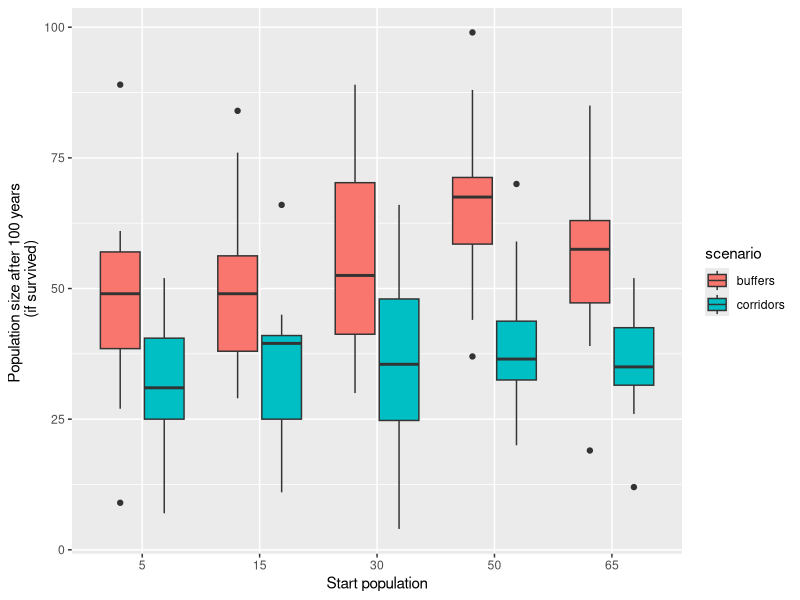
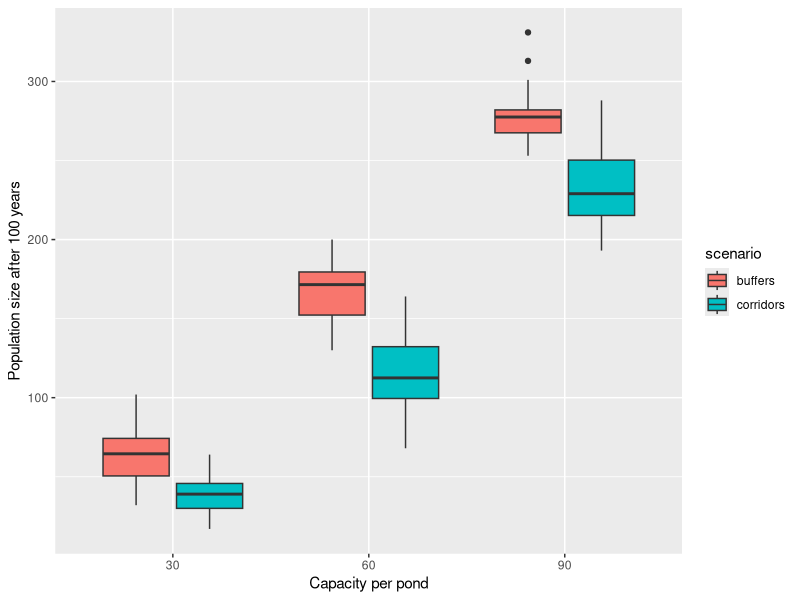
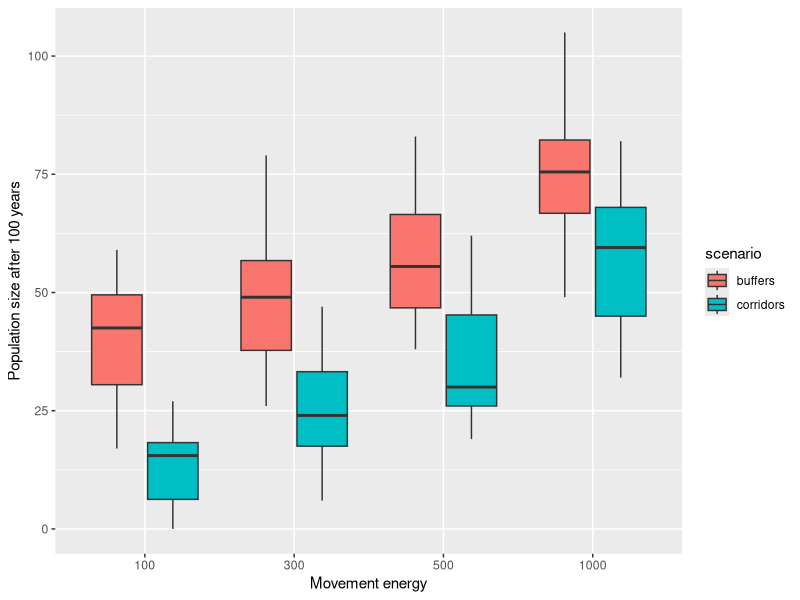
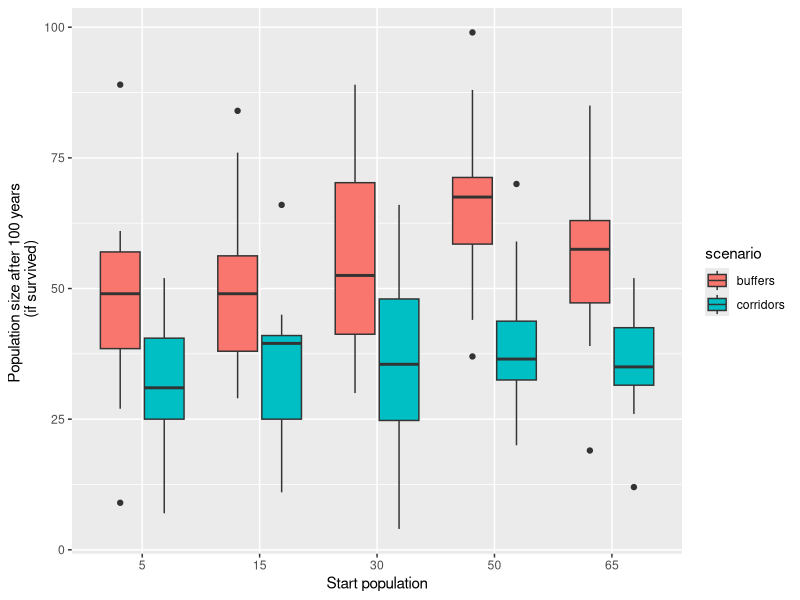
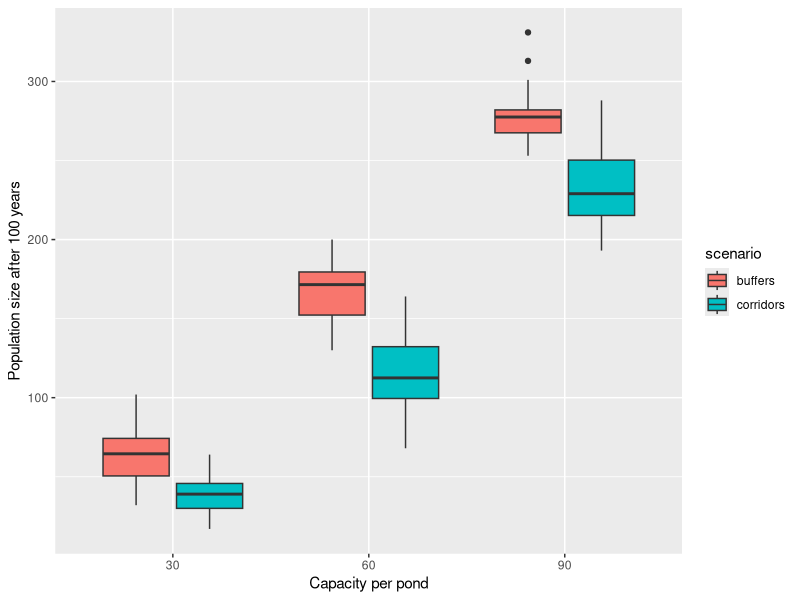
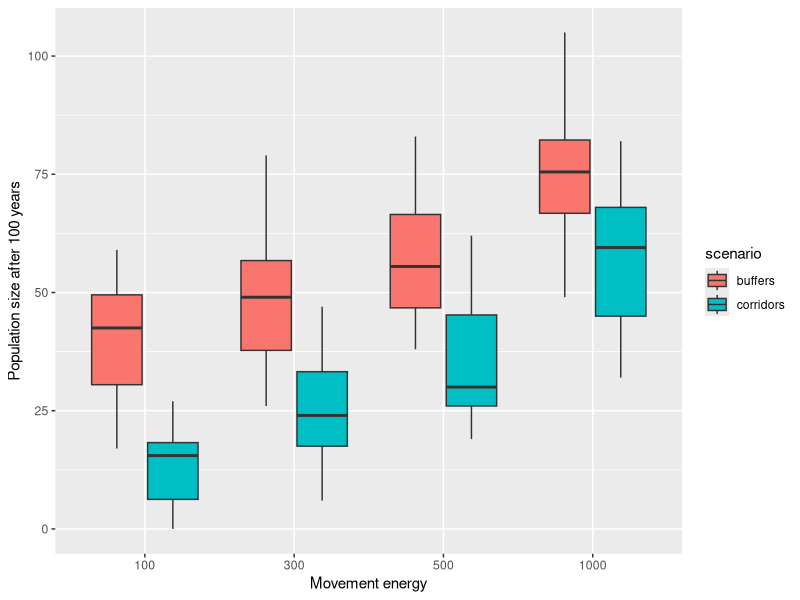

R code for these plots, in order:

setwd('~/Desktop/newt')

library(tidyverse)
init_pop <- read_csv('initial_population.csv', skip=6)

# maybe there are some runs which go extinct..
max_step <- 
  init_pop %>%
  rename(start_pop = `number-of-startind`,
         out_pop = `count turtles`,
         step = `[step]`,
         run_id = `[run number]`) %>% 
  group_by(start_pop, scenario, run_id) %>%
  summarise(max(step))


text_init_pop <- init_pop %>%
  rename(start_pop = `number-of-startind`,
         out_pop = `count turtles`,
         step = `[step]`,
         run_id = `[run number]`) %>% 
  group_by(start_pop, scenario) %>%
  filter(step == 100) %>%
  summarise(n = n())


init_pop %>%
  rename(start_pop = `number-of-startind`,
         out_pop = `count turtles`,
         step = `[step]`,
         run_id = `[run number]`) %>%
  mutate(start_pop = as.factor(start_pop),
         scenario = as.factor(scenario)) %>%
  filter(step == 100) %>%
  ggplot() +
  geom_boxplot(aes(x =start_pop, y=out_pop, fill=scenario))+
  #geom_jitter(aes(x =start_pop, y=out_pop, col=scenario), width = 0.1)+
  labs(x = 'Start population', y = 'Population size after 100 years \n (if survived)')
ggsave('init_pop.svg')


capacity <- read_csv('capacity.csv', skip=6)

capacity %>%
  rename( out_pop = `total-newts`) %>%
  mutate(capacity = as.factor(capacity),
         scenario = as.factor(scenario)) %>%
  ggplot() +
  geom_boxplot(aes(x =capacity, y=out_pop, fill=scenario))+
  #geom_jitter(aes(x =start_pop, y=out_pop, col=scenario), width = 0.1)+
  labs(x = 'Capacity per pond', y = 'Population size after 100 years')
ggsave('capacity.svg')
  

movement_energy <- read_csv('energy.csv', skip=6)

movement_energy %>%
  rename(out_pop = `total-newts`,
         energy = `movement-energy`) %>%
  mutate(energy = as.factor(energy),
         scenario = as.factor(scenario)) %>%
  ggplot() +
  geom_boxplot(aes(x =energy, y=out_pop, fill=scenario))+
  #geom_jitter(aes(x =start_pop, y=out_pop, col=scenario), width = 0.1)+
  labs(x = 'Movement energy', y = 'Population size after 100 years')
ggsave('movement_energy.svg')
  